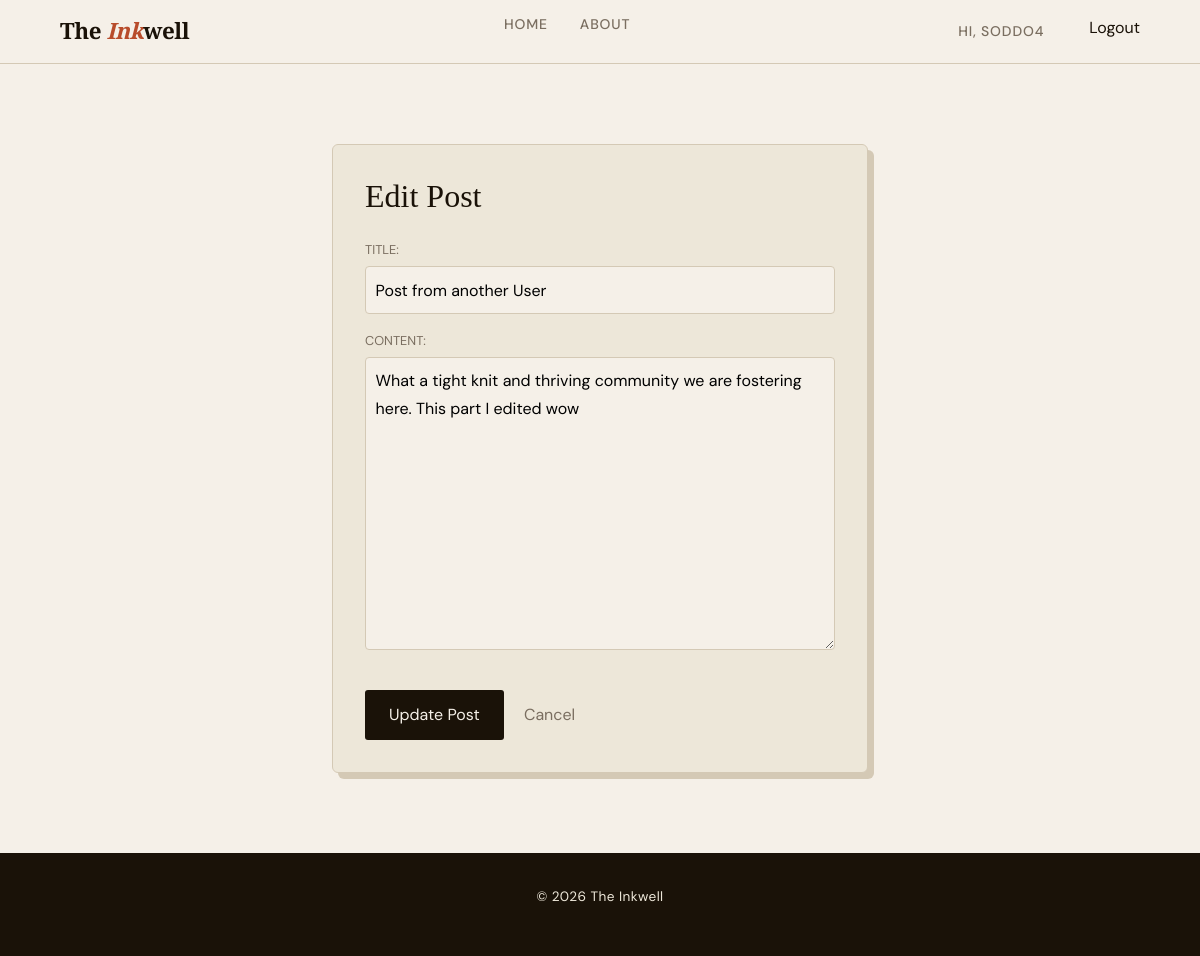
The page /post/5/edit/ (signed in) on the database its author committed.
### blog/models.py (models this page shows, shortened)
class Post(models.Model):
    title = models.CharField(max_length=100)
    content = models.TextField()
    date_posted = models.DateTimeField(default=timezone.now)
    author = models.ForeignKey(User,on_delete=models.CASCADE)
    class Meta:
         ordering = ['-date_posted']

### blog/views.py (the view)
# urls.py: path('post/<int:pk>/edit/', views.edit_post, name='edit_post'),
@login_required
def edit_post(request, pk):
    post = get_object_or_404(Post, pk=pk)
    if post.author != request.user:
        return redirect('home')
    if request.method == 'POST':
        form = PostForm(request.POST, instance=post)
        if form.is_valid():
            form.save()
            return redirect('profile')
    else:
        form = PostForm(instance=post)
    return render(request, 'blog/edit_post.html', {'form': form})

### blog/forms.py
class PostForm (forms.ModelForm):
    class Meta:
        model = Post
        fields = ("title","content")

### blog/templates/blog/edit_post.html (shortened to what this page needs)
{% extends "base.html" %}
{% block content %}
<div class="auth-wrap">
  <div class="auth-card">
    <h2>Edit Post</h2>
    <form method="POST">
      {{ form.as_p }}
      <button type="submit" class="btn-submit">Update Post</button>
      <a href="{% url 'profile' %}" class="btn-cancel">Cancel</a>
    </form>
  </div>
</div>
{% endblock %}

### templates/base.html (shortened to what this page needs)
<!DOCTYPE html>
<html lang="en">
<head>
    <link rel="stylesheet" href="https://cdn.jsdelivr.net/npm/bootstrap@4.0.0/dist/css/bootstrap.min.css">
</head>
<body>
  <nav>
    <a href="{% url 'home' %}" class="nav-logo">The <span>Ink</span>well</a>
    <ul class="nav-links">
      <li>
        <a href="{% url 'home' %}"
           {% if request.resolver_match.url_name == 'home' %}class="active"{% endif %}>
          Home
        </a>
      </li>
      <li>
        <a href="{% url 'about' %}"
           {% if request.resolver_match.url_name == 'about' %}class="active"{% endif %}>
          About
        </a>
      </li>
    </ul>
    <div class="nav-links">
       {% if user.is_authenticated %}
        <a href='{% url 'profile' %}' class = "btn">Hi, {{ user.username }}</a>
        <form method="POST" action="{% url 'logout' %}" style="display:inline;">
            <button type="submit" style="background:none; border:none; color:inherit; cursor:pointer;">Logout</button>
        </form>
    {% else %}
        <a href="{% url 'login' %}">Login</a>
        <a href="{% url 'register' %}">Register</a>
    {% endif %}
    </div>
  </nav>
  <main>
     <div class = 'container'>
    {%block content%}{%endblock%}
  </div>
  </main>
  <footer>
    <p>&copy; {% now "Y" %} The Inkwell</p>
  </footer>
</body>
</html>

### rows shown on the page
Post: title "Post from another User", content "What a tight knit and thriving community we are fostering here. This part I edited wow"

### other values the page prints
{{ user.username }} "SODDO4"
